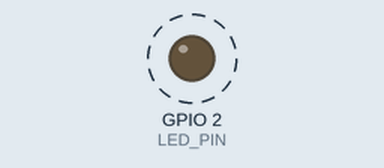
This sketch was run on a simulated ESP32. Shown: output pins drawn as LEDs (lit = HIGH). Dashed ring = blinking. WiFi joins after 1.5 s; servers stay silent unless stated; no MQTT or app messages arrive unless stated; what the sketch prints to the serial monitor is not drawn.

Above: at 2.0 s.
Timing chart, 0 to 6.2 s (numbered marks = the images above):
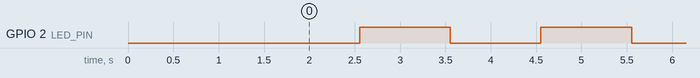

Measured:
- by itself, GPIO 2 (LED_PIN): alternates HIGH for 1.0 s and LOW for 1.0 s

The sketch:

class_IoT_project1.ino
```cpp
#include "network.h"
#include "freeRTOS.h"
void setup() {
  Serial.begin(9600);
  pinMode(LED_PIN, OUTPUT);
  initWiFi();
  initMQTT();

  xTaskCreatePinnedToCore(wifiAndThingsboardTask, "WiFi and MQTT Task", 4096, NULL, 1, &Task1_p, 0);
  xTaskCreatePinnedToCore(blinkTask, "Blink Task", 1024, NULL, 1, &Task2_p, 1);
  xTaskCreatePinnedToCore(publishTask, "Publish Task", 4096, NULL, 1, &Task3_p, 0);
  disableCore0WDT();
}

void loop() {
}

void wifiAndThingsboardTask(void *pvParameters) {
  while (1) {
    reconnectWiFi();
    reconnectMQTT();
    vTaskDelay(10000 / portTICK_PERIOD_MS);
  }
}

void blinkTask(void *pvParameters) {
  while (1) {
    digitalWrite(LED_PIN, ledState);
    ledState = !ledState;
    vTaskDelay(blinkInterval / portTICK_PERIOD_MS);
  }
}

void publishTask(void *pvParameters) {
  while (1) {
    if (isMQTTConnected()) {
      String payload = "{";
      payload += "\"interval\": blinkInterval,";
      payload += "}";

      Serial.print("Publishing payload: ");
      Serial.println(payload);

      publishData(payload.c_str());
    }
    vTaskDelay(30000 / portTICK_PERIOD_MS);
  }
}
```

freeRTOS.h
```cpp
// Task Handles
TaskHandle_t Task1_p;
TaskHandle_t Task2_p;
TaskHandle_t Task3_p;
```

network.cpp
```cpp
#include "network.h"

const char* ssid = "TRAN LONG";
const char* password = "congtytranlong";
const char* mqtt_server = "thingsboard.srv524038.hstgr.cloud";
const int mqtt_port = 1884;
const char* token = "";

TaskHandle_t Task1;
TaskHandle_t Task2;
TaskHandle_t Task3;

int ledState = LOW;
int blinkInterval = 1000;

WiFiClient espClient;
PubSubClient client(espClient);

void initWiFi() {
  WiFi.begin(ssid, password);
  while (WiFi.status() != WL_CONNECTED) {
    delay(500);
  }
}

void initMQTT() {
  client.setServer(mqtt_server, mqtt_port);
  reconnectMQTT();
}

void reconnectWiFi() {
  if (WiFi.status() != WL_CONNECTED) {
    WiFi.begin(ssid, password);
    while (WiFi.status() != WL_CONNECTED) {
      delay(500);
    }
  }
}

void reconnectMQTT() {
  while (!client.connected()) {
    if (client.connect("ESP32Client", token, NULL)) {
      Serial.println("connected");
    } else {
      delay(5000);
    }
  }
}

bool isMQTTConnected() {
  return client.connected();
}

void publishData(const char* payload) {
  if (client.connected()) {
    client.publish("v1/devices/me/telemetry", payload);
  }
}
```

network.h
```cpp
#ifndef CONFIG_WIFI_H
#define CONFIG_WIFI_H

#include <WiFi.h>
#include <PubSubClient.h>

// WiFi and MQTT Configuration
extern const char* ssid;
extern const char* password;
extern const char* mqtt_server;
extern const int mqtt_port;
extern const char* token;

// LED and Blink Configuration
extern int ledState;
extern int blinkInterval;
#define LED_PIN 2

// Function
void initWiFi();
void initMQTT();
void reconnectWiFi();
void reconnectMQTT();
bool isMQTTConnected();
void publishData(const char* payload);

#endif  // CONFIG_WIFI_H
```
